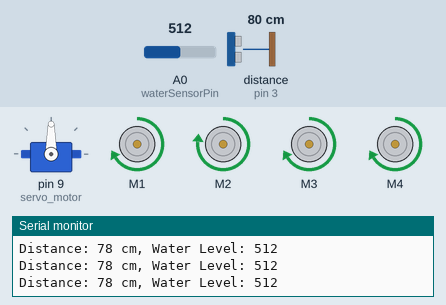
A sketch run on a simulated Arduino Uno, built with avr-gcc and run on an emulated ATmega328P. On the bench: servo, 4 × DC motor (green arrow = forward, orange = backward, longer = faster), the last lines printed to the serial monitor. Wiring (inferred from the names in the program): ultrasonic range finder: trigger pin 13; echo pin 3. The inputs (shaded band) are chosen by the test bench; at power-on: distance to the obstacle (sensor on pin 3) 80 cm, A0 (waterSensorPin) = 512. The echo pulse lasts 58.3 µs per cm.

Above: at 1.3 s.
1.4 s: distance to the obstacle (sensor on pin 3) set to 24 cm
4.4 s: distance to the obstacle (sensor on pin 3) set to 20 cm
At 5.5 s:
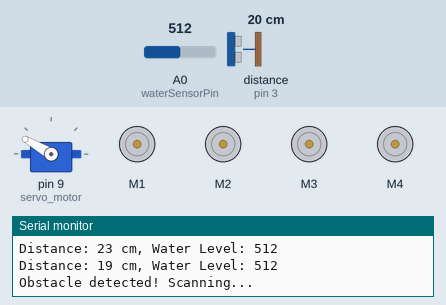
At 6.3 s:
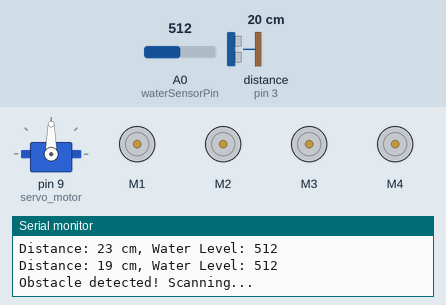
7.4 s: distance to the obstacle (sensor on pin 3) set to 2 cm
At 9.2 s:
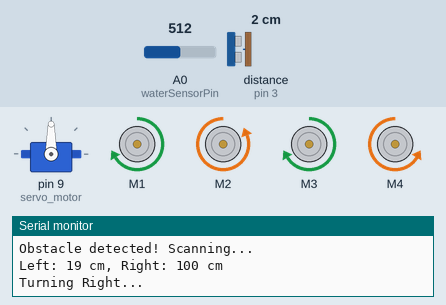
9.9 s: A0 (waterSensorPin) set to 11
11.9 s: A0 (waterSensorPin) set to 8
14.9 s: distance to the obstacle (sensor on pin 3) set to 5 cm
At 19.9 s:
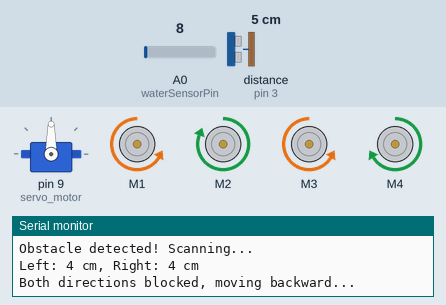
Timing chart, 0 to 21.1 s (numbered marks = the images above; inputs shaded):
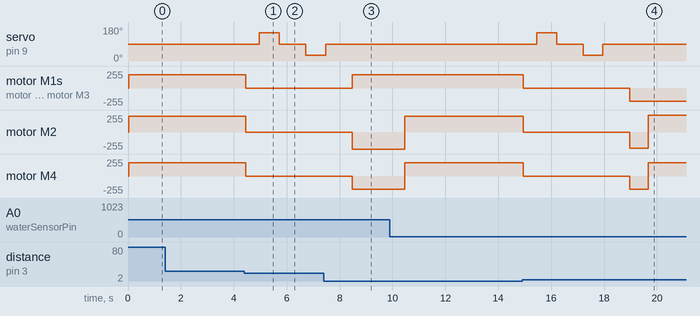

The sketch:

sketch_mar2a.ino
```cpp
#include <AFMotor.h>
#include <Servo.h>

// Define Motors
AF_DCMotor motor1(1);
AF_DCMotor motor2(2);
AF_DCMotor motor3(3);
AF_DCMotor motor4(4);

// Define Servo Motor
Servo servo_motor;

// Define Ultrasonic Sensor Pins
const int trigPin = 13;
const int echoPin = 3;

// Define Water Sensor Pin
const int waterSensorPin = A0;  // Analog pin

// Define obstacle detection distance
const int obstacleDistance = 20;

bool waterDetected = false;  // Track if water has been detected

void setup() {
    Serial.begin(9600);
    Serial.println("Waiting for water detection...");

    pinMode(trigPin, OUTPUT);
    pinMode(echoPin, INPUT);
    pinMode(waterSensorPin, INPUT);

    servo_motor.attach(9);
    servo_motor.write(90);  // Center position

    stopMotors();  // Keep motors stopped initially
}

void loop() {
    int waterLevel = analogRead(waterSensorPin);

    // Wait for water detection before starting the robot
    if (!waterDetected) {
        Serial.print("Water Level: ");
        Serial.println(waterLevel);

        if (waterLevel > 500) {  // Adjust threshold if needed
            Serial.println("Water detected! Robot starting...");
            waterDetected = true;
            moveForward();  // Start moving
            delay(500);
        } else {
            stopMotors();  // Ensure the robot remains halted
            delay(1000);  // Check again after some time
            return;
        }
    }

    // If water has been detected, proceed with normal obstacle avoidance
    int distance = getFilteredDistance();

    Serial.print("Distance: ");
    Serial.print(distance);
    Serial.print(" cm, Water Level: ");
    Serial.println(waterLevel);

    if (distance > obstacleDistance) {
        moveForward();
    } else {
        stopMotors();
        Serial.println("Obstacle detected! Scanning...");

        delay(500);

        int leftDistance = lookLeft();
        delay(500);
        int rightDistance = lookRight();
        delay(500);

        Serial.print("Left: "); Serial.print(leftDistance); Serial.print(" cm, ");
        Serial.print("Right: "); Serial.print(rightDistance); Serial.println(" cm");

        if (leftDistance > rightDistance) {
            Serial.println("Turning Left...");
            turnLeft();
        } else if (rightDistance > leftDistance) {
            Serial.println("Turning Right...");
            turnRight();
        } else {
            Serial.println("Both directions blocked, moving backward...");
            moveBackward();  // Move backward if both directions are blocked
            turnLeft();  // Turn left after moving backward
        }

        delay(500);
        moveForward();  // Continue moving forward after turning
    }
}

// Function to Measure and Filter Distance
int getFilteredDistance() {
    int samples = 5;
    int total = 0;
    int validCount = 0;

    for (int i = 0; i < samples; i++) {
        int distance = getDistance();
        if (distance > 2 && distance < 400) {
            total += distance;
            validCount++;
        }
        delay(10);
    }

    if (validCount == 0) return 100;
    return total / validCount;
}

// Function to Measure Distance
int getDistance() {
    digitalWrite(trigPin, LOW);
    delayMicroseconds(2);
    digitalWrite(trigPin, HIGH);
    delayMicroseconds(10);
    digitalWrite(trigPin, LOW);

    long duration = pulseIn(echoPin, HIGH, 25000);
    if (duration == 0) {
        Serial.println("Ultrasonic sensor timeout!");
        return 100;
    }

    int distance = duration * 0.034 / 2;
    return constrain(distance, 2, 400);
}

// Function to Stop Motors
void stopMotors() {
    motor1.run(RELEASE);
    motor2.run(RELEASE);
    motor3.run(RELEASE);
    motor4.run(RELEASE);
}

// Function to Move Forward
void moveForward() {
    setMotorSpeed(200);
    motor1.run(FORWARD);
    motor2.setSpeed(240);  // Increased front right motor power
    motor2.run(FORWARD);
    motor3.run(FORWARD);
    motor4.run(FORWARD);
}

// Function to Move Backward
void moveBackward() {
    setMotorSpeed(200);
    motor1.run(BACKWARD);
    motor2.setSpeed(240);  // More power for front right
    motor2.run(BACKWARD);
    motor3.run(BACKWARD);
    motor4.run(BACKWARD);
    delay(700);  // Move backward for some time
}

// Function to Turn Left
void turnLeft() {
    setMotorSpeed(200);
    motor1.run(BACKWARD);
    motor2.setSpeed(255);  // More power for front right motor
    motor2.run(FORWARD);
    motor3.run(BACKWARD);
    motor4.run(FORWARD);
    delay(1500);  // Increased turning time for better turn
}

// Function to Turn Right
void turnRight() {
    setMotorSpeed(200);
    motor1.run(FORWARD);
    motor2.setSpeed(255);  // More power for front right motor
    motor2.run(BACKWARD);
    motor3.run(FORWARD);
    motor4.run(BACKWARD);
    delay(1500);  // Increased turning time for better turn
}

// Function to Set Motor Speed
void setMotorSpeed(int speed) {
    motor1.setSpeed(speed);
    motor2.setSpeed(speed);
    motor3.setSpeed(speed);
    motor4.setSpeed(speed);
}

// Function to Look Left
int lookLeft() {
    servo_motor.write(150);
    delay(700);
    int distance = getFilteredDistance();
    servo_motor.write(90);
    delay(500);
    return distance;
}

// Function to Look Right
int lookRight() {
    servo_motor.write(30);
    delay(700);
    int distance = getFilteredDistance();
    servo_motor.write(90);
    delay(500);
    return distance;
}
```

Measured:
- the behaviour switches between 22 and 21 cm on distance to the obstacle (sensor on pin 3) (found by bisection; images 0 and 1)
- the behaviour switches between 3 and 4 cm on distance to the obstacle (sensor on pin 3) (found by bisection; images 3 and 4)
- after the input at 4.4 s, servo on pin 9 (servo_motor): 90° → 150° after 0.56 s, → 90° 0.76 s later, → 30° 1.0 s later; motor M1, motor M3, motor M4: forward 200/255 → stopped after 0.06 s; motor M2: forward 240/255 → stopped after 0.06 s
- after the input at 7.4 s, motor M1, motor M3: stopped → forward 200/255 after 1.1 s; motor M4: goes on until 8.5 s, then stays backward 200/255
- after the input at 14.9 s, servo on pin 9 (servo_motor): 90° → 150° after 0.55 s, → 90° 0.75 s later, → 30° 1.0 s later, → 90° 0.75 s later; motor M1: forward 200/255 → stopped after 0.05 s, → backward 200/255 4.0 s later
